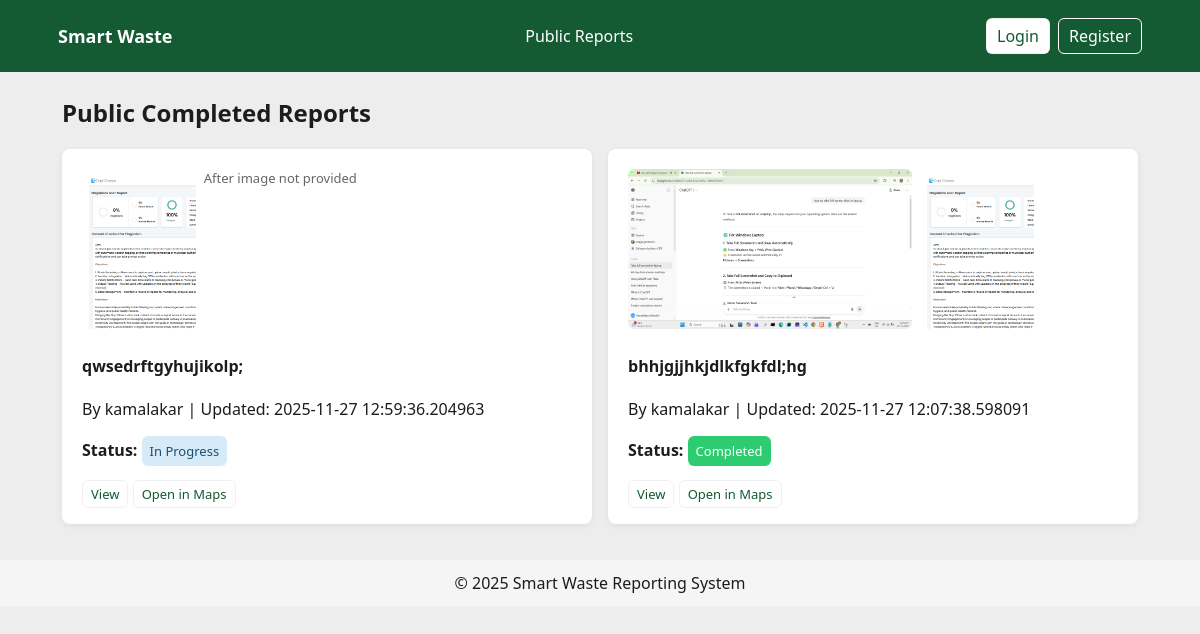
Before: /reports/public with the older database file.
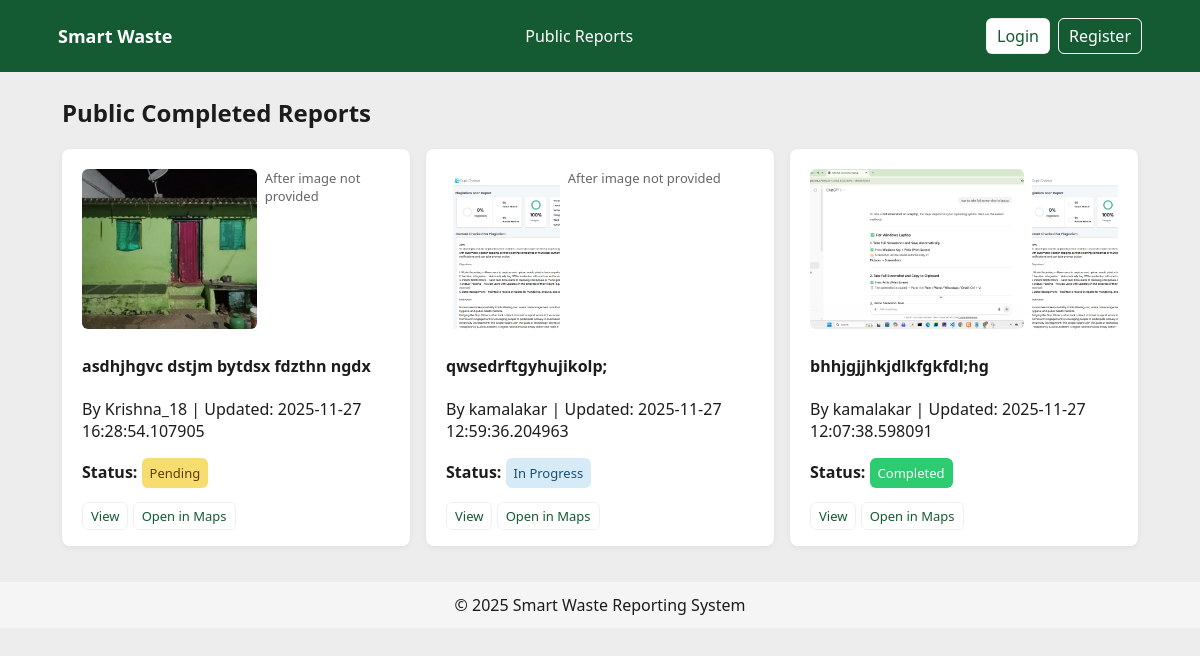
After: the same page with the newer database file.
### tables this page shows
CREATE TABLE complaints (
        id INTEGER PRIMARY KEY AUTOINCREMENT,
        user_id INTEGER NOT NULL,
        worker_id INTEGER,
        description TEXT NOT NULL,
        image_before_path TEXT NOT NULL,
        image_after_path TEXT,
        latitude REAL,
        longitude REAL,
        status TEXT NOT NULL,
        created_at TEXT,
        updated_at TEXT,
        FOREIGN KEY (user_id) REFERENCES users(id),
        FOREIGN KEY (worker_id) REFERENCES users(id)
    );

CREATE TABLE users (
        id INTEGER PRIMARY KEY AUTOINCREMENT,
        username TEXT NOT NULL,
        email TEXT UNIQUE NOT NULL,
        phone TEXT,
        password_hash TEXT NOT NULL,
        role TEXT NOT NULL,
        created_at TEXT
    , firebase_uid TEXT);

### app.py (the view)
@app.route('/reports/public')
def public_reports():
    db = get_db()
    cur = db.cursor()
    status = request.args.get('status')
    if status:
        cur.execute("SELECT c.*, u.username as reporter FROM complaints c JOIN users u ON c.user_id=u.id WHERE c.status=? ORDER BY c.created_at DESC", (status,))
    else:
        cur.execute("SELECT c.*, u.username as reporter FROM complaints c JOIN users u ON c.user_id=u.id ORDER BY c.created_at DESC")
    reports = cur.fetchall()
    return render_template('public_reports.html', reports=reports)

### app.py (called while the page is built)
@app.context_processor
def inject_now():
    return {'now': datetime.utcnow}

### db.py (called while the page is built)
def get_db():
    db = getattr(g, '_database', None)
    if db is None:
        db = sqlite3.connect(DB_PATH)
        db.row_factory = sqlite3.Row
        g._database = db
    return db

def close_connection(e=None):
    db = getattr(g, '_database', None)
    if db is not None:
        db.close()

### templates/public_reports.html (shortened to what this page needs)
{% extends 'base.html' %}
{% block content %}
<section data-aos="fade-up">
  <h2>Public Completed Reports</h2>
  <div class="cards-list">
    {% for r in reports %}
    <div class="card report" data-aos="fade-up">
      <div class="card-row">
        <div class="img-col">
          {% if r['image_before_path'] %}
            <img src="/{{ r['image_before_path'] }}" alt="before">
          {% else %}
            <div class="muted">Before image not provided</div>
          {% endif %}
        </div>
        <div class="img-col">
          {% if r['image_after_path'] %}
            <img src="/{{ r['image_after_path'] }}" alt="after">
          {% else %}
            <div class="muted">After image not provided</div>
          {% endif %}
        </div>
      </div>
      <div class="card-body">
        <h4>{{ r['description']|truncate(120) }}</h4>
        <p>By {{ r['reporter'] }} | Updated: {{ r['updated_at'] }}</p>
        <p><strong>Status:</strong> <span class="badge {{ r['status']|lower|replace(' ', '-') }}">{{ r['status'] }}</span></p>
        <div class="card-actions">
          <a class="btn small" href="{{ url_for('complaint_detail', cid=r['id']) }}">View</a>
          {% if r['latitude'] and r['longitude'] %}
            <a class="btn small" href="https://www.google.com/maps?q={{ r['latitude'] }},{{ r['longitude'] }}" target="_blank"> Open in Maps</a>
          {% endif %}
        </div>
      </div>
    </div>
    {% else %}
    <p>No completed reports yet.</p>
    {% endfor %}
  </div>
</section>
{% endblock %}

### templates/base.html (shortened to what this page needs)
<!doctype html>
<html lang="en">
  <head>
    <link href='https://unpkg.com/boxicons@2.1.4/css/boxicons.min.css' rel='stylesheet'>
    <link href="https://unpkg.com/aos@2.3.1/dist/aos.css" rel="stylesheet">
    <link rel="stylesheet" href="{{ url_for('static', filename='css/styles.css') }}">
  </head>
  <body>
    <header class="site-header">
      <nav class="navbar">
        <div class="brand">  Smart Waste</div>
        <ul class="nav-links">
          {% if session.get('role') == 'user' %}
            <li><a href="{{ url_for('user_dashboard') }}"><i class='bx bxs-dashboard'></i> Dashboard</a></li>
            <li><a href="{{ url_for('new_complaint') }}"><i class='bx bx-plus-circle'></i> New Report</a></li>
            <li><a href="{{ url_for('my_complaints') }}"><i class='bx bx-list-ul'></i> My Reports</a></li>
            <li><a href="{{ url_for('public_reports') }}"><i class='bx bx-globe'></i> Public Reports</a></li>
          {% else %}
            <li><a href="{{ url_for('public_reports') }}"> Public Reports</a></li>
          {% endif %}
        </ul>
        <div class="auth-links">
          {% if session.get('user_id') %}
            <a href="{{ url_for('profile') }}" class="user"> <i class='bx bx-user'></i> {{ session.get('username') }}</a>
            <a href="{{ url_for('logout') }}" class="btn btn-ghost">Logout</a>
          {% else %}
            <a href="{{ url_for('login') }}" class="btn">Login</a>
            <a href="{{ url_for('register') }}" class="btn btn-outline">Register</a>
          {% endif %}
        </div>
      </nav>
    </header>
    <main class="container">
      {% block content %}{% endblock %}
    </main>
    <footer class="site-footer">
      <div>© {{ now().year }} Smart Waste Reporting System</div>
    </footer>
  </body>
</html>

### static/css/styles.css (style rules this page uses)
:root { --primary: #2ECC71; --dark: #145A32; --white: #FFFFFF; --charcoal: #1C1C1C; --light: #EDEDED; }
* { box-sizing:border-box }
body { font-family:Segoe UI, Roboto, Arial, sans-serif; margin:0; background:var(--light); color:var(--charcoal) }
.site-header { background:var(--dark); color:var(--white); padding:10px 0 }
.navbar { max-width:1100px; margin:0 auto; display:flex; align-items:center; justify-content:space-between; padding:8px }
.brand { font-weight:700; font-size:18px }
.nav-links { list-style:none; display:flex; gap:12px; margin:0; padding:0 }
.nav-links li a { color:var(--white); text-decoration:none; padding:8px }
.auth-links { display:flex; gap:8px; align-items:center }
.btn { background:var(--white); color:var(--dark); border-radius:6px; padding:6px 10px; text-decoration:none; border:1px solid rgba(0,0,0,0.06) }
.btn.small { padding:4px 8px; font-size:13px }
.btn.btn-outline { background:transparent; border:1px solid var(--white); color:var(--white) }
.container { max-width:1100px; margin:24px auto; padding:0 12px }
.card { background:var(--white); border-radius:8px; padding:16px; box-shadow:0 2px 6px rgba(0,0,0,0.06); flex:0 1 220px; min-width:180px; max-width:320px }
@media (min-width:1100px) { .card { flex:initial; max-width:none; padding:20px } }
.muted { color:#666; font-size:13px }
.badge { display:inline-block; padding:6px 8px; border-radius:6px; font-size:13px }
.badge.pending { background:#f7dc6f; color:#5a3e00 }
.badge.in-progress { background:#d6eaf8; color:#1b4f72 }
.badge.completed { background:var(--primary); color:var(--white) }
.cards-list { display:grid; grid-template-columns:repeat(auto-fit,minmax(300px,1fr)); gap:16px }
.report .card-row { display:flex; gap:8px }
.report img { width:100%; height:160px; object-fit:cover; border-radius:6px }
.site-footer { padding:12px 0; background:#f5f5f5; text-align:center; margin-top:36px }

Changed rows visible on the page:
added complaints: image_before_path (picture), shows "After image not provided", description "asdhjhgvc dstjm bytdsx fdzthn ngdx", reporter "Krishna_18", updated_at "2025-11-27 16:28:54.107905", status "Pending"
